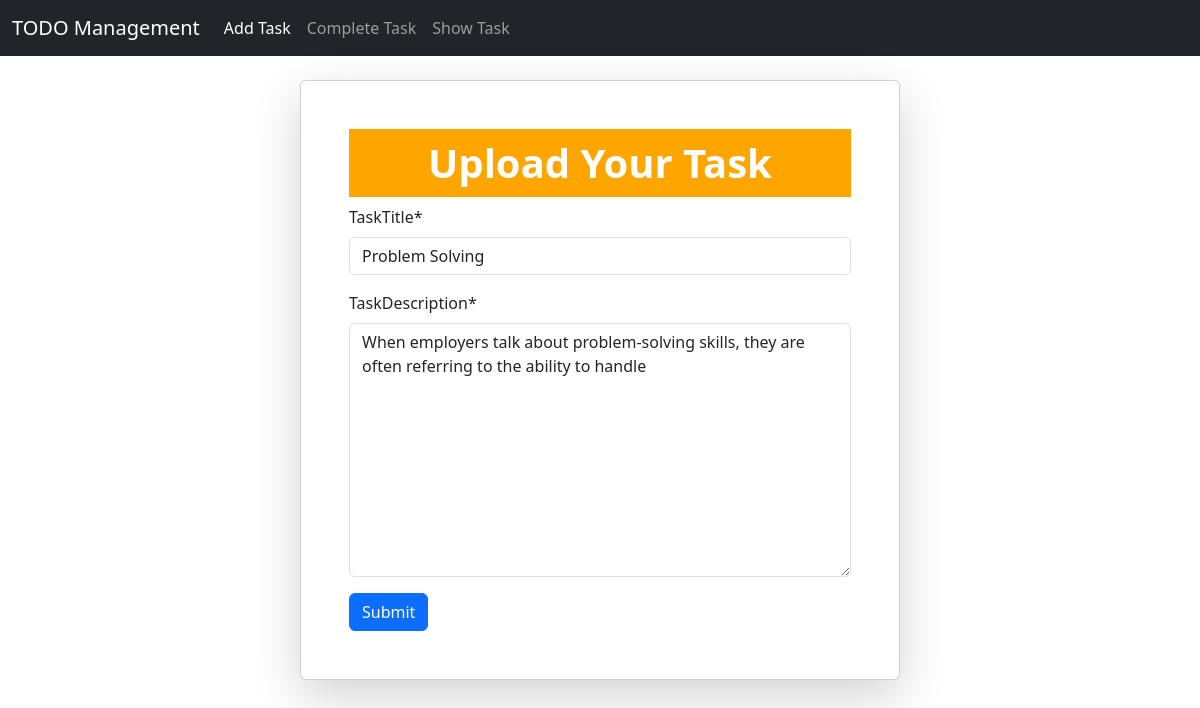
The page /edit_task/9/ on the database its author committed.
### Todo/models.py (models this page shows, shortened)
class TaskModel(models.Model):
    taskTitle = models.CharField(max_length=50)
    taskDescription = models.TextField(max_length=1000)
    is_completed = models.BooleanField(default=False)

### Todo/views.py (the view)
# urls.py: path('edit_task/<int:id>/', views.edit_task, name='edit_task'),
def edit_task(request, id):
    task = TaskModel.objects.get(pk=id)
    form = ToDoForm(instance=task)
    if request.method == 'POST':
        form = ToDoForm(request.POST, instance=task)
        if form.is_valid():
            form.save()
            return redirect('show_tasks')
    return render(request, 'add_tasks.html', {'form': form, 'task_id': id})

### Todo/forms.py
class ToDoForm(forms.ModelForm):
    class Meta:
        model = TaskModel
        fields = ['taskTitle','taskDescription']

### Todo/templates/add_tasks.html (shortened to what this page needs)
{% extends "base.html" %}
{% load crispy_forms_tags %}
{% block content %}
<br/>
<div style="width: 50%; margin: auto;" class="card p-5 shadow-lg">
    <h1 style="text-align: center; background-color: Orange; color: white; padding: 10px;">
        <b> Upload Your Task </b>
    </h1>
    <form style="height: 50%;" method="POST">
        {{ form|crispy }}
        <button class="btn btn-primary" type="submit">Submit</button>
    </form>
</div>
{% endblock %}

### rows shown on the page
TaskModel: taskTitle "Problem Solving", taskDescription "When employers talk about problem-solving skills, they are often referring to the ability to handle"
